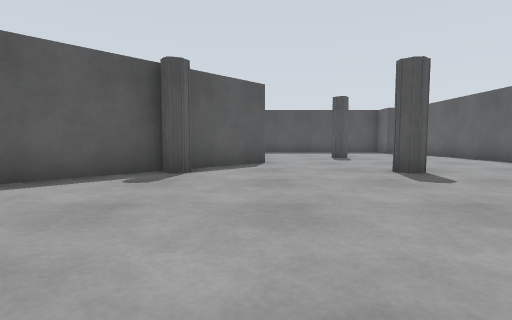
[1] (above)

21 first-person views from a walk through a Gazebo world. The camera is 0.72 m above the floor, tilts 4° down and sees 85° across. The floor is counted in squares, 1 m on a side. Each view is taken from the middle of a square. On the plan, view 1 faces up. The plan holds only what a view shows up to about 10 squares ahead; the rest is blank. The place goes on beyond the plan. Robots are left out.

[2]
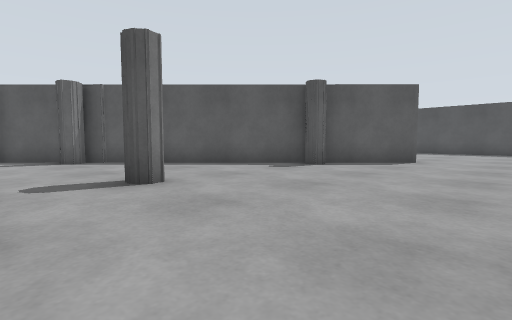

[3]
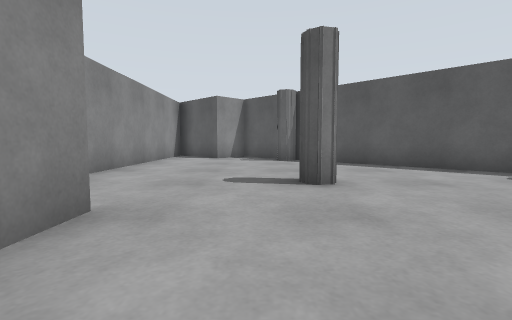

[4]
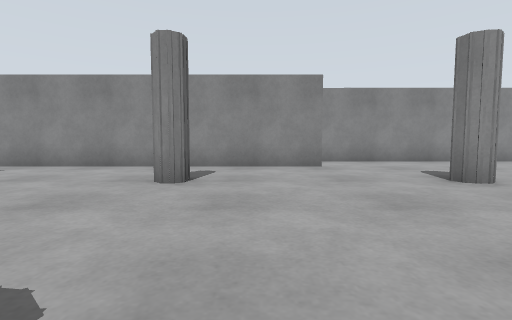

[5]
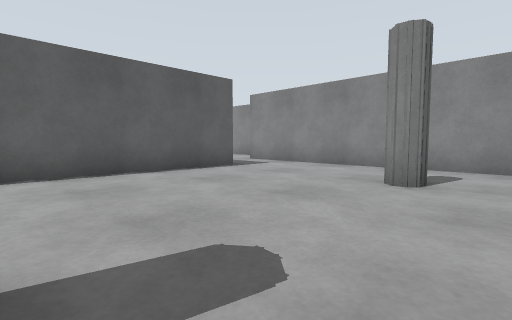

[6]
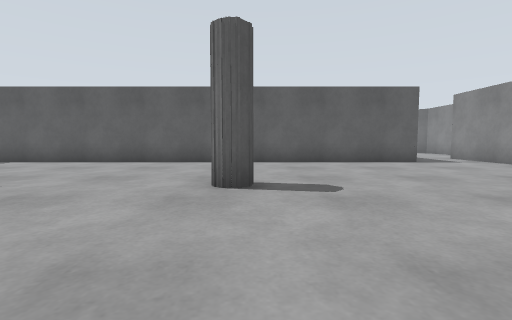

[7]
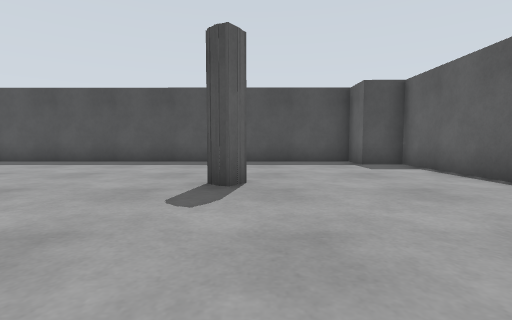

[8]
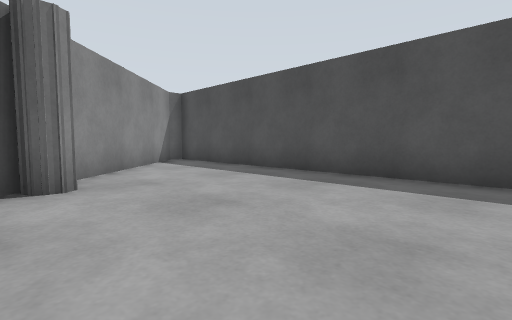

[9]
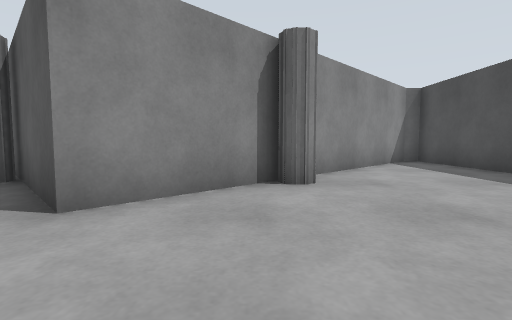

[10]
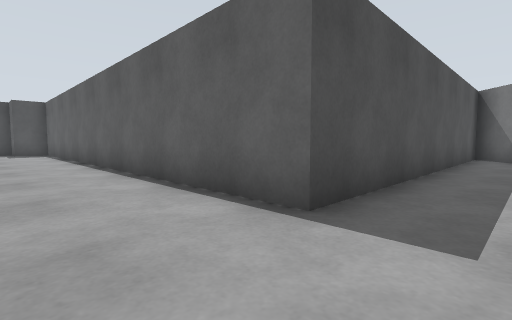

[11]
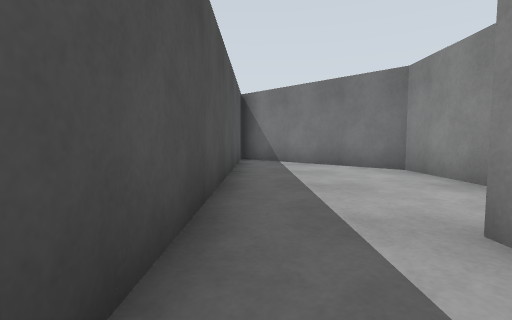

[12]
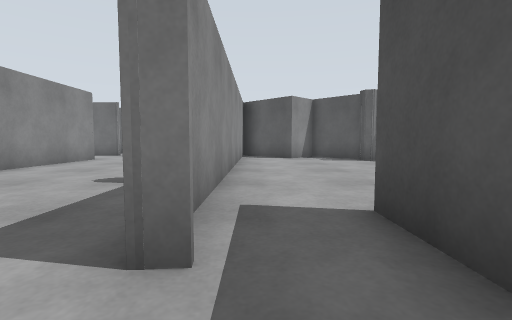

[13]
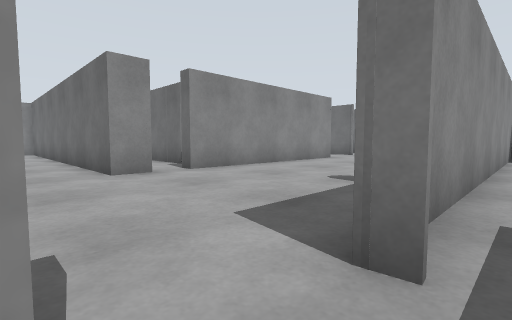

[14]
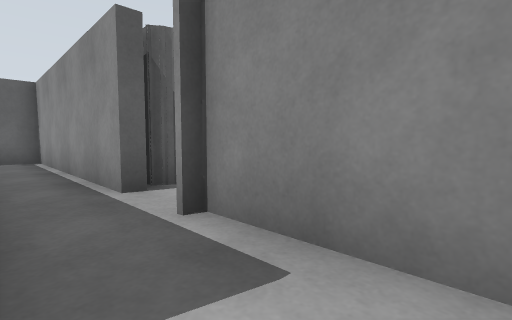

[15]
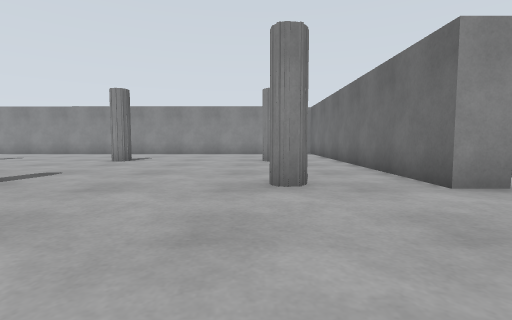

[16]
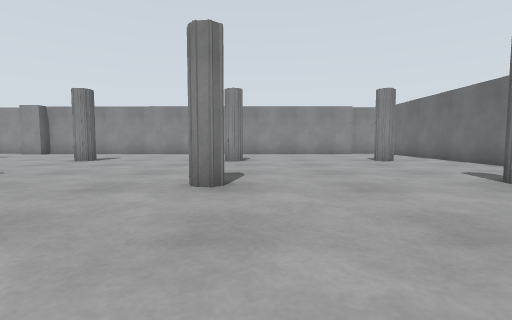

[17]
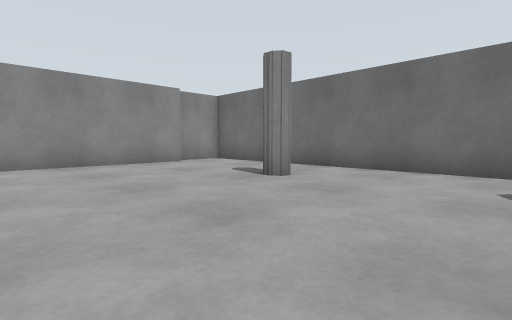

[18]
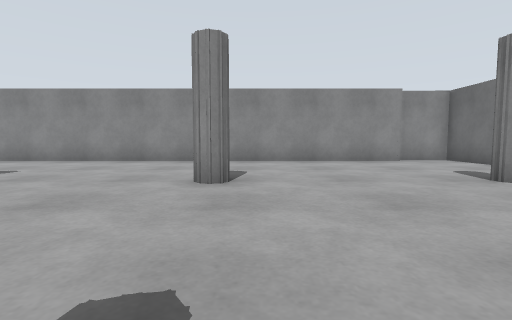

[19]
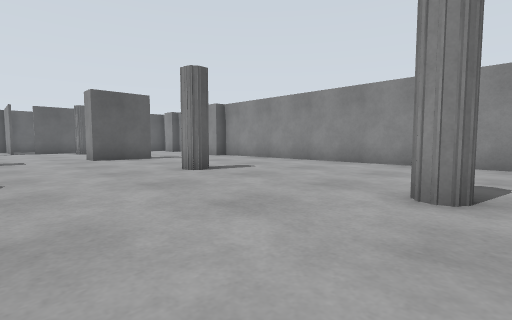

[20]
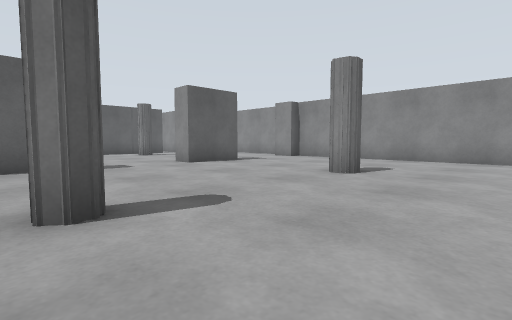

[21]
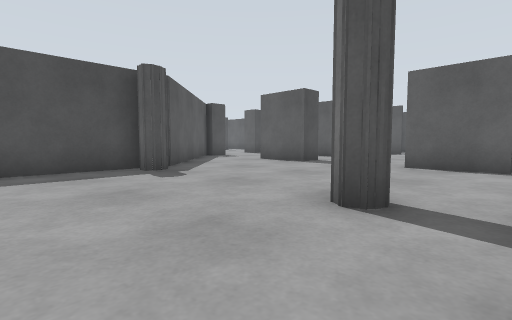

### Floor plan
Points are (right, up) in squares from view 1. A wall is a line through its corners. A room is listed if a view was taken in it or the views show most of it. See-through windows are left out.
Room 1 (views 1, 2, 3, 4, 5, 6, 7, 8, 9, 10, 11, 14)
walls: (-2.1, 6.8) (-1.6, 6.6); (-1.6, 1.4) (-1.5, 1) (-1.7, 0.7); (-2.1, 11.4) (0.3, 9) (-7.4, 1.4); (-1.6, 12) (-1.5, 11.5); (0.2, -1.7) (10.2, -1.7); (-6.8, 1.2) (-7, 0.8); (-6.9, 1.3) (-6.8, 0.8); (10.6, 0.6) (8.4, 0.6) (8.4, 15.4) (7.2, 15.4) (7.2, 16.6) (-6.6, 16.6) (-6.6, 16.1) (-2.8, 12.2); (-7.6, -3.6) (0.5, -3.6)
ways out: opening at (1, -3) to room 2; opening at (9.5, -0.5) to room 4
Room 2 (views 12, 13)
walls: (3, -3.8) (3, -3.4) (9.9, -3.4) (9.9, -2.4); (3.1, -4.3) (3.4, -3.9); (1.8, -1.8) (0.2, -1.8); (1.5, -3.3) (1.5, -3.8); (0.5, -3.6) (1.5, -3.6)
ways out: opening at (1, -3) to room 1; opening at (2, -4) to room 3
Room 3 (views 15, 16, 17, 18, 19, 20, 21)
walls: (8.6, -14.5) (9.1, -14.7); (13.9, -9.9) (13.8, -9.8) (13.7, -9.6) (14, -9.3); (13.7, -14.7) (14.2, -14.6) (14.5, -14.9); (0.1, -9.1) (1.1, -9.1) (1, -20.1); (19, -10.7) (19, -8.5); (2.9, -19.7) (17, -19.8); (19, -15.4) (19, -13.9) (19.5, -13.9); (16.4, -2.2) (14.8, -3.8) (11.3, -3.7); (19.5, -5.4) (19, -5.3) (19, -4.7); (-7.1, -9.1) (-0.8, -9.1)
ways out: opening at (2, -4) to room 2
Room 4 (no view inside)
walls: (12.3, -3.6) (14.8, -3.6) (18.9, 0.5); (18.7, 0.6) (10.6, 0.6)
ways out: opening at (9.5, -0.5) to room 1

Where each view was taken, in squares from view 1:
view 1: 0 up, 0 right, facing up
view 2: 1 down, 3 right, facing up-left
view 3: 0 up, 3 right, facing left
view 4: 6 up, 2 right, facing down
view 5: 6 up, 2 right, facing down-right
view 6: 6 up, 1 left, facing right
view 7: 7 up, 4 right, facing up
view 8: 11 up, 3 right, facing up-left
view 9: 11 up, 3 right, facing left
view 10: 1 down, 6 right, facing up-right
view 11: 0 up, 8 right, facing right
view 12: 3 down, 3 right, facing left
view 13: 3 down, 3 right, facing down-left
view 14: 2 down, 1 left, facing down-right
view 15: 5 down, 4 right, facing down
view 16: 5 down, 8 right, facing down
view 17: 11 down, 8 right, facing down-left
view 18: 10 down, 8 right, facing down
view 19: 11 down, 8 right, facing down-right
view 20: 9 down, 11 right, facing down-right
view 21: 11 down, 11 right, facing up-right
